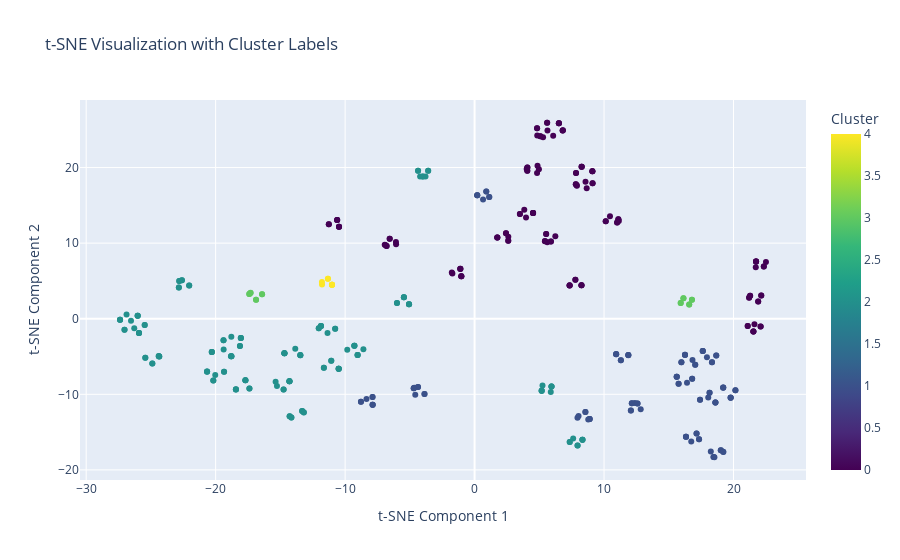

The code cell stored with this chart in its notebook:
### Markdown cell above
## TSNE

### Code cell
import plotly.express as px
from sklearn.manifold import TSNE

# Assuming 'encoded_data' is your dataframe containing the data points

# Initialize t-SNE
tsne = TSNE(n_components=2, random_state=42)

# Fit and transform data points using t-SNE
tsne_features = tsne.fit_transform(encoded_data.drop('Cluster', axis=1))  # Assuming you already added the 'Cluster' column

# Add t-SNE features to the dataframe
encoded_data['TSNE1'] = tsne_features[:, 0]
encoded_data['TSNE2'] = tsne_features[:, 1]

# Plot the distribution using Plotly
fig = px.scatter(encoded_data, x='TSNE1', y='TSNE2', color='Cluster', 
                 color_continuous_scale='viridis', 
                 labels={'TSNE1': 't-SNE Component 1', 'TSNE2': 't-SNE Component 2'},
                 title='t-SNE Visualization with Cluster Labels')
fig.show()

### Figure 1 — Plotly figure (JSON) as saved in the notebook; plotly's stock layout.template omitted (floating-point values rounded to 4 significant figures; data arrays with more than 128 entries replaced by an {"elided": "..."} marker saying what was removed)
{"data": [{"hovertemplate": "t-SNE Component 1=%{x}<br>t-SNE Component 2=%{y}<br>Cluster=%{marker.color}<extra></extra>", "legendgroup": "", "marker": {"color": {"elided": "400 int values"}, "coloraxis": "coloraxis", "symbol": "circle"}, "mode": "markers", "name": "", "orientation": "v", "showlegend": false, "type": "scatter", "x": {"elided": "400 float values"}, "xaxis": "x", "y": {"elided": "400 float values"}, "yaxis": "y"}], "layout": {"coloraxis": {"colorbar": {"title": {"text": "Cluster"}}, "colorscale": [[0, "#440154"], [0.1111, "#482878"], [0.2222, "#3e4989"], [0.3333, "#31688e"], [0.4444, "#26828e"], [0.5556, "#1f9e89"], [0.6667, "#35b779"], [0.7778, "#6ece58"], [0.8889, "#b5de2b"], [1, "#fde725"]]}, "legend": {"tracegroupgap": 0}, "title": {"text": "t-SNE Visualization with Cluster Labels"}, "xaxis": {"anchor": "y", "domain": [0, 1], "title": {"text": "t-SNE Component 1"}}, "yaxis": {"anchor": "x", "domain": [0, 1], "title": {"text": "t-SNE Component 2"}}}}
